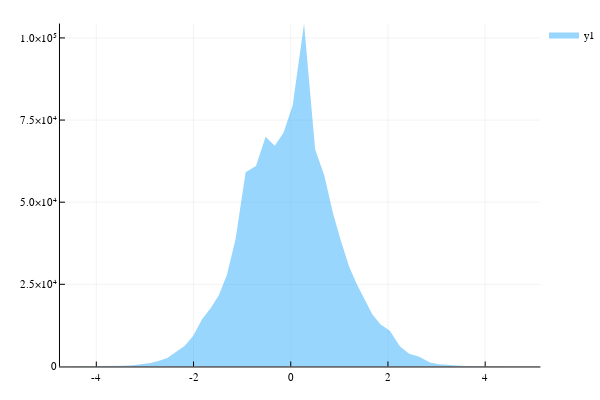

Notebook code cell kept with this figure:
### Markdown cell above
## Hist

### Code cell
plot(fit!(Hist(50), randn(10^6)))

### Figure 1 — Plotly figure (JSON) as saved in the notebook; plotly's stock layout.template omitted (floating-point values rounded to 4 significant figures)
{"data": [{"colorbar": {"title": ""}, "fill": "tozeroy", "fillcolor": "rgba(0, 154, 250, 0.400)", "line": {"color": "rgba(0, 154, 250, 0.400)", "dash": "solid", "shape": "linear", "width": 0}, "mode": "lines", "name": "y1", "showlegend": true, "type": "scatter", "x": [-4.747, -4.699, -4.405, -4.062, -3.819, -3.638, -3.447, -3.255, -3.059, -2.88, -2.708, -2.538, -2.363, -2.185, -2.009, -1.825, -1.645, -1.477, -1.313, -1.135, -0.9287, -0.7163, -0.5172, -0.3285, -0.1497, 0.04039, 0.2737, 0.5025, 0.6907, 0.869, 1.035, 1.197, 1.355, 1.514, 1.674, 1.843, 2.039, 2.244, 2.435, 2.644, 2.864, 3.053, 3.248, 3.487, 3.739, 4.01, 4.238, 4.435, 4.609, 4.798, 5.11, 5.136], "xaxis": "x1", "y": [0, 2, 5, 37, 56, 102, 212, 358, 700, 1038, 1710, 2581, 4377, 6222, 9295, 14384, 17779, 21758, 27914, 38758, 59130, 61043, 69906, 67196, 71118, 79540, 104378, 66004, 58143, 46664, 38101, 30600, 25143, 20447, 15937, 12842, 10892, 6169, 3830, 2970, 1197, 673, 425, 205, 97, 36, 13, 8, 1, 2, 2, 0], "yaxis": "y1"}], "layout": {"annotations": [], "height": 400, "legend": {"bgcolor": "rgba(255, 255, 255, 1.000)", "bordercolor": "rgba(0, 0, 0, 1.000)", "font": {"color": "rgba(0, 0, 0, 1.000)", "family": "sans-serif", "size": 11}, "x": 1, "y": 1}, "margin": {"b": 20, "l": 0, "r": 0, "t": 20}, "paper_bgcolor": "rgba(255, 255, 255, 1.000)", "plot_bgcolor": "rgba(255, 255, 255, 1.000)", "showlegend": true, "width": 600, "xaxis1": {"anchor": "y1", "domain": [0.1103, 0.9934], "gridcolor": "rgba(0, 0, 0, 0.100)", "gridwidth": 0.5, "linecolor": "rgba(0, 0, 0, 1.000)", "mirror": false, "range": [-4.747, 5.136], "showgrid": true, "showline": true, "showticklabels": true, "tickangle": 0, "tickcolor": "rgb(0, 0, 0)", "tickfont": {"color": "rgba(0, 0, 0, 1.000)", "family": "sans-serif", "size": 11}, "tickmode": "array", "ticks": "inside", "ticktext": ["-4", "-2", "0", "2", "4"], "tickvals": [-4, -2, 0, 2, 4], "title": "", "titlefont": {"color": "rgba(0, 0, 0, 1.000)", "family": "sans-serif", "size": 15}, "type": "-", "visible": true, "zeroline": false, "zerolinecolor": "rgba(0, 0, 0, 1.000)"}, "yaxis1": {"anchor": "x1", "domain": [0.03762, 0.9902], "gridcolor": "rgba(0, 0, 0, 0.100)", "gridwidth": 0.5, "linecolor": "rgba(0, 0, 0, 1.000)", "mirror": false, "range": [0, 104378], "showgrid": true, "showline": true, "showticklabels": true, "tickangle": 0, "tickcolor": "rgb(0, 0, 0)", "tickfont": {"color": "rgba(0, 0, 0, 1.000)", "family": "sans-serif", "size": 11}, "tickmode": "array", "ticks": "inside", "ticktext": ["0", "2.5×10⁴", "5.0×10⁴", "7.5×10⁴", "1.0×10⁵"], "tickvals": [0, 25000, 50000, 75000, 100000], "title": "", "titlefont": {"color": "rgba(0, 0, 0, 1.000)", "family": "sans-serif", "size": 15}, "type": "-", "visible": true, "zeroline": false, "zerolinecolor": "rgba(0, 0, 0, 1.000)"}}}
